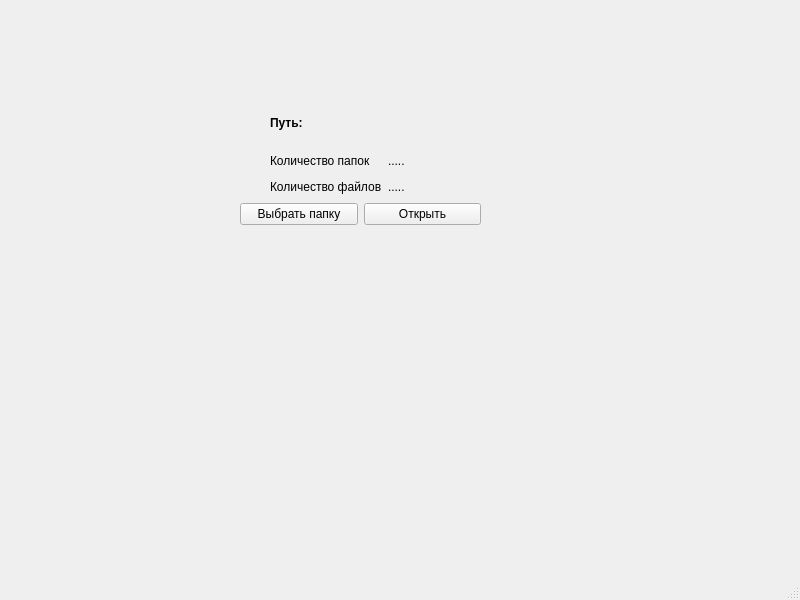
<?xml version="1.0" encoding="UTF-8"?>
<ui version="4.0">
 <class>MainWindow</class>
 <widget class="QMainWindow" name="MainWindow">
  <property name="geometry">
   <rect>
    <x>0</x>
    <y>0</y>
    <width>800</width>
    <height>600</height>
   </rect>
  </property>
  <property name="font">
   <font>
    <bold>false</bold>
   </font>
  </property>
  <property name="windowTitle">
   <string>MainWindow</string>
  </property>
  <property name="layoutDirection">
   <enum>Qt::LeftToRight</enum>
  </property>
  <widget class="QWidget" name="centralwidget">
   <widget class="QLabel" name="directoryLabel">
    <property name="geometry">
     <rect>
      <x>70</x>
      <y>130</y>
      <width>601</width>
      <height>20</height>
     </rect>
    </property>
    <property name="text">
     <string/>
    </property>
   </widget>
   <widget class="QWidget" name="">
    <property name="geometry">
     <rect>
      <x>270</x>
      <y>100</y>
      <width>180</width>
      <height>96</height>
     </rect>
    </property>
    <layout class="QVBoxLayout" name="verticalLayout_3">
     <item>
      <widget class="QLabel" name="label">
       <property name="font">
        <font>
         <bold>true</bold>
        </font>
       </property>
       <property name="text">
        <string>Путь:</string>
       </property>
      </widget>
     </item>
     <item>
      <layout class="QHBoxLayout" name="horizontalLayout">
       <item>
        <layout class="QVBoxLayout" name="verticalLayout">
         <item>
          <widget class="QLabel" name="label_3">
           <property name="text">
            <string>Количество папок</string>
           </property>
          </widget>
         </item>
         <item>
          <widget class="QLabel" name="label_2">
           <property name="text">
            <string>Количество файлов</string>
           </property>
          </widget>
         </item>
        </layout>
       </item>
       <item>
        <layout class="QVBoxLayout" name="verticalLayout_2">
         <item>
          <widget class="QLabel" name="resultDir">
           <property name="text">
            <string>.....</string>
           </property>
          </widget>
         </item>
         <item>
          <widget class="QLabel" name="resultFiles">
           <property name="text">
            <string>.....</string>
           </property>
          </widget>
         </item>
        </layout>
       </item>
      </layout>
     </item>
    </layout>
   </widget>
   <widget class="QWidget" name="">
    <property name="geometry">
     <rect>
      <x>240</x>
      <y>200</y>
      <width>241</width>
      <height>28</height>
     </rect>
    </property>
    <layout class="QHBoxLayout" name="horizontalLayout_2">
     <item>
      <widget class="QPushButton" name="chooseFolderButton">
       <property name="text">
        <string>Выбрать папку</string>
       </property>
      </widget>
     </item>
     <item>
      <widget class="QPushButton" name="openFileButton">
       <property name="text">
        <string>Открыть</string>
       </property>
      </widget>
     </item>
    </layout>
   </widget>
  </widget>
  <widget class="QMenuBar" name="menubar">
   <property name="geometry">
    <rect>
     <x>0</x>
     <y>0</y>
     <width>800</width>
     <height>23</height>
    </rect>
   </property>
  </widget>
  <widget class="QStatusBar" name="statusbar"/>
 </widget>
 <resources/>
 <connections/>
</ui>
